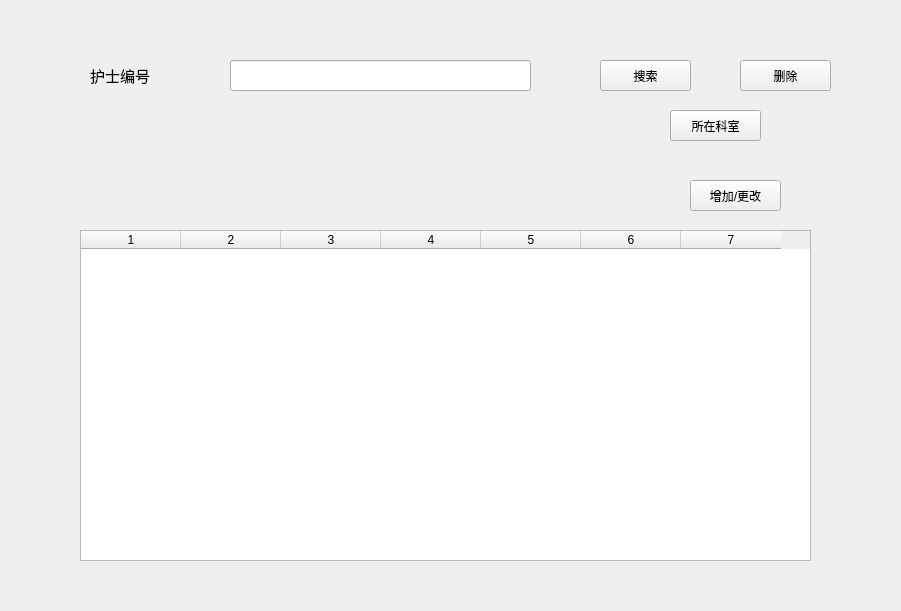
<?xml version="1.0" encoding="UTF-8"?>
<ui version="4.0">
 <class>nurse</class>
 <widget class="QWidget" name="nurse">
  <property name="geometry">
   <rect>
    <x>0</x>
    <y>0</y>
    <width>901</width>
    <height>611</height>
   </rect>
  </property>
  <property name="windowTitle">
   <string>Form</string>
  </property>
  <widget class="QTableWidget" name="tableWidget">
   <property name="geometry">
    <rect>
     <x>80</x>
     <y>230</y>
     <width>731</width>
     <height>331</height>
    </rect>
   </property>
   <property name="sizePolicy">
    <sizepolicy hsizetype="Fixed" vsizetype="Expanding">
     <horstretch>0</horstretch>
     <verstretch>0</verstretch>
    </sizepolicy>
   </property>
   <property name="styleSheet">
    <string notr="true"/>
   </property>
   <property name="rowCount">
    <number>0</number>
   </property>
   <property name="columnCount">
    <number>7</number>
   </property>
   <column/>
   <column/>
   <column/>
   <column/>
   <column/>
   <column/>
   <column/>
  </widget>
  <widget class="QPushButton" name="modify">
   <property name="geometry">
    <rect>
     <x>690</x>
     <y>180</y>
     <width>91</width>
     <height>31</height>
    </rect>
   </property>
   <property name="text">
    <string>增加/更改</string>
   </property>
  </widget>
  <widget class="QLineEdit" name="lineEdit">
   <property name="geometry">
    <rect>
     <x>230</x>
     <y>60</y>
     <width>301</width>
     <height>31</height>
    </rect>
   </property>
  </widget>
  <widget class="QLabel" name="label_3">
   <property name="geometry">
    <rect>
     <x>90</x>
     <y>50</y>
     <width>101</width>
     <height>51</height>
    </rect>
   </property>
   <property name="font">
    <font>
     <pointsize>11</pointsize>
    </font>
   </property>
   <property name="text">
    <string>护士编号</string>
   </property>
  </widget>
  <widget class="QPushButton" name="delete_2">
   <property name="geometry">
    <rect>
     <x>740</x>
     <y>60</y>
     <width>91</width>
     <height>31</height>
    </rect>
   </property>
   <property name="text">
    <string>删除</string>
   </property>
  </widget>
  <widget class="QPushButton" name="search">
   <property name="geometry">
    <rect>
     <x>600</x>
     <y>60</y>
     <width>91</width>
     <height>31</height>
    </rect>
   </property>
   <property name="text">
    <string>搜索</string>
   </property>
  </widget>
  <widget class="QPushButton" name="search_office">
   <property name="geometry">
    <rect>
     <x>670</x>
     <y>110</y>
     <width>91</width>
     <height>31</height>
    </rect>
   </property>
   <property name="text">
    <string>所在科室</string>
   </property>
  </widget>
 </widget>
 <resources/>
 <connections/>
</ui>
